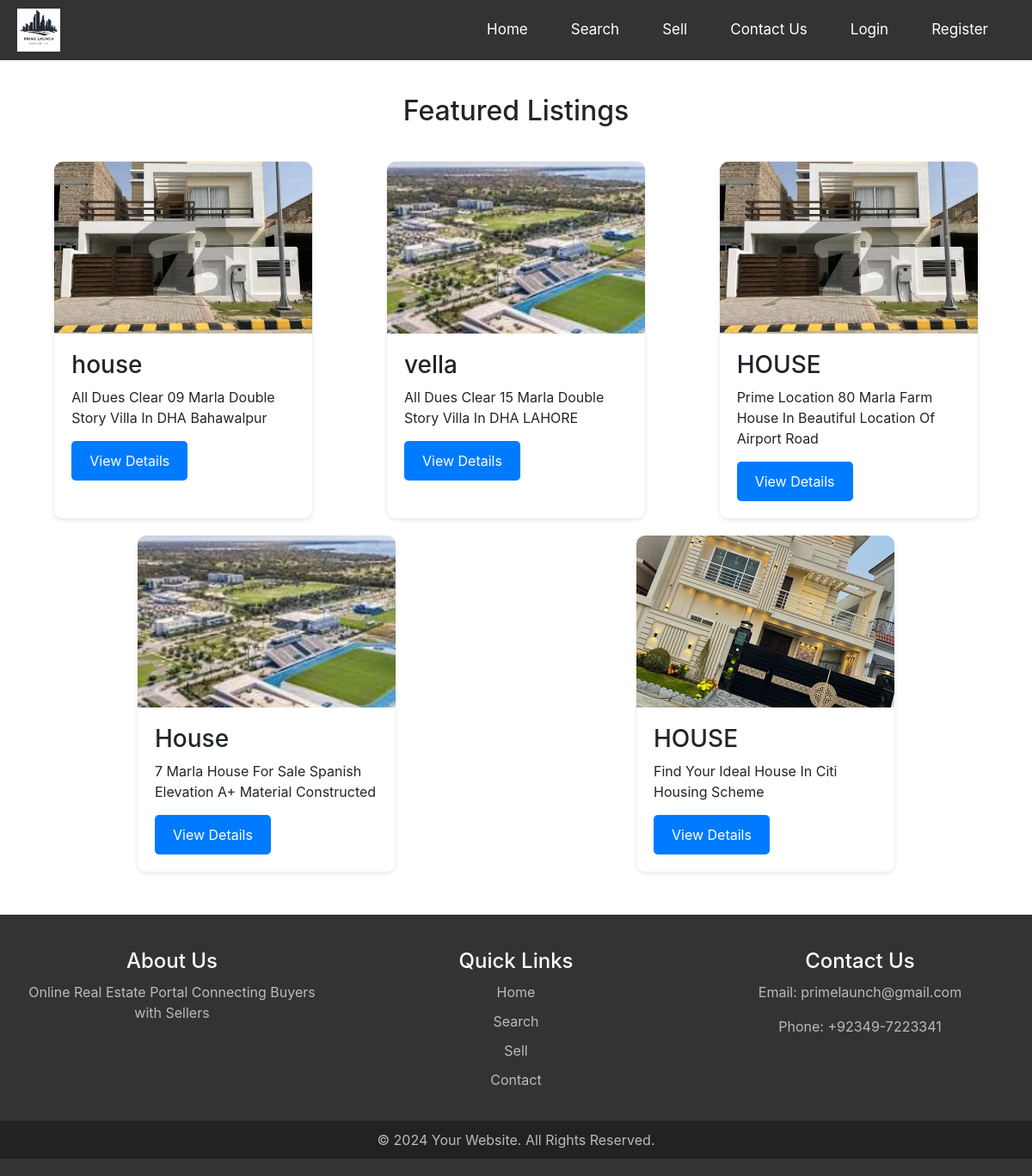
The page / on the database its author committed.
### accounts/models.py (models this page shows, shortened)
class Listing(models.Model):
    seller = models.ForeignKey(settings.AUTH_USER_MODEL, on_delete=models.CASCADE)
    title = models.CharField(max_length=200)
    description = models.TextField()
    address = models.CharField(max_length=200)
    city = models.CharField(max_length=100)
    state = models.CharField(max_length=100)
    zip_code = models.CharField(max_length=10)
    price = models.IntegerField()
    bedrooms = models.IntegerField()
    bathrooms = models.IntegerField()
    square_feet = models.IntegerField()
    year_built = models.IntegerField()
    photo_main = models.ImageField(upload_to='property_photos')
    photo_1 = models.ImageField(blank=True, upload_to='property_photos')
    photo_2 = models.ImageField(blank=True, upload_to='property_photos')
    photo_3 = models.ImageField(blank=True, upload_to='property_photos')
    photo_4 = models.ImageField(blank=True, upload_to='property_photos')
    photo_5 = models.ImageField(blank=True, upload_to='property_photos')
    photo_6 = models.ImageField(blank=True, upload_to='property_photos')
    list_date = models.DateTimeField(auto_now_add=True)
    phone_number = models.CharField(max_length=15, blank=False, null=True)
    email = models.EmailField(blank=False, null=True)
    is_approved = models.BooleanField(default=False)

### accounts/views.py (the view)
# urls.py: path('', views.buyer_dashboard, name='buyer_dashboard'),
def buyer_dashboard(request):
    listings = Listing.objects.filter(is_approved=True)
    return render(request, 'accounts/buyer_dashboard.html', {'listings': listings})

### accounts/templates/accounts/buyer_dashboard.html (shortened to what this page needs)
{% extends 'accounts/base.html' %}
{% block content %}
<div class="listings-section" id="featured-listings">
    <h2>Featured Listings</h2>
    <div class="listings">
        {% for listing in listings %}
        <div class="listing-card">
            <a href="{% url 'listing_detail' listing.id %}">
                <img src="{{ listing.photo_main.url }}" alt="{{ listing.title }}">
            </a>
            <div class="listing-info">
                <h3>{{ listing.title }}</h3>
                <p>{{ listing.description }}</p>
                <a href="{% url 'listing_detail' listing.id %}" class="btn">View Details</a>
            </div>
        </div>
        {% endfor %}
    </div>
</div>
{% endblock %}

### accounts/templates/accounts/base.html (shortened to what this page needs)
<!DOCTYPE html>
<html lang="en">
<head>
    {% load static %}
    <link rel="stylesheet" href="{% static 'css/style.css' %}">
    <link rel="stylesheet" href="{% static 'css/extra-style.css' %}">
    <link rel="stylesheet" href="https://stackpath.bootstrapcdn.com/bootstrap/4.5.2/css/bootstrap.min.css">
</head>
<body>
{% include 'accounts/header.html' %}
<div class="content">
    {% block content %}
    {% endblock %}
</div>
{% include 'accounts/footer.html' %}
</body>
</html>

### accounts/templates/accounts/header.html
<header>
    {% load static %}
    <div class="container">
        <div class="logo">
            <a href="{% url 'buyer_dashboard' %}">
                <img src="{% static 'img/logo1.png' %}" alt="Logo">
            </a>
        </div>
        <nav class="navbar">
            <ul class="nav-links">
                <li><a href="{% url 'buyer_dashboard' %}">Home</a></li>
                <li><a href="{% url 'search_listings' %}" class="search-button">Search</a>
                </li>
                <li>
                    <a href="{% url 'seller_dashboard' %}" id="sell-button"
                       {% if user.is_authenticated and not user.is_seller %}data-buyer{% endif %}>Sell</a>
                </li>
                <li><a href="{% url 'contact_us' %}">Contact Us</a></li>
                {% if user.is_authenticated %}
                    <li><a href="{% url 'logout' %}">Logout</a></li>
                    <li><a href="{% url 'profile' %}">{{ user.username }}</a></li>
                {% else %}
                    <li><a href="{% url 'login' %}">Login</a></li>
                    <li><a href="{% url 'register' %}">Register</a></li>
                {% endif %}
            </ul>
        </nav>
    </div>
</header>

### accounts/templates/accounts/footer.html
<footer>
    <div class="footer-content">
        <div class="footer-section">
            <h2>About Us</h2>
            <p> Online Real Estate Portal Connecting Buyers with Sellers</p>
        </div>
        <div class="footer-section">
            <h2>Quick Links</h2>
            <ul>
                <li><a href="{% url 'buyer_dashboard' %}">Home</a></li>
                <li><a href="{% url 'search_listings' %}">Search</a></li>
                <li><a href="{% url 'seller_dashboard' %}">Sell</a></li>
                <li><a href="{% url 'contact_us' %}">Contact</a></li>
            </ul>
        </div>
        <div class="footer-section">
            <h2>Contact Us</h2>
            <p>Email: primelaunch@gmail.com</p>
            <p>Phone: +92349-7223341</p>
        </div>
    </div>
    <div class="footer-bottom">
        <p>&copy; 2024 Your Website. All Rights Reserved.</p>
    </div>
</footer>

### mystaticfiles/css/style.css (style rules this page uses)
body { font-family: Arial, sans-serif; margin: 0; padding: 0; box-sizing: border-box; }
header { background-color: #333; color: white; padding: 10px 0; }
header .container { display: flex; justify-content: space-between; align-items: center; max-width: 1200px; margin: 0 auto; padding: 0 20px; }
header .logo img { height: 50px; }
.navbar { display: flex; align-items: center; }
.navbar .nav-links { list-style: none; margin: 0; padding: 0; display: flex; }
.navbar .nav-links li { margin-left: 20px; }
.navbar .nav-links li a { color: white; text-decoration: none; font-size: 17px; padding: 10px 15px; border-radius: 5px; }
footer { background-color: #333; color: white; padding: 20px 0; text-align: center; }
.footer-content { display: flex; justify-content: space-around; align-items: flex-start; padding: 20px 0; max-width: 1200px; margin: 0 auto; }
.footer-section { flex: 1; padding: 0 20px; }
.footer-section h2 { font-size: 1.5em; margin-bottom: 10px; }
.footer-section p, .footer-section ul, .footer-section a { color: #bbb; }
.footer-section ul { list-style: none; padding: 0; }
.footer-section ul li { margin-bottom: 10px; }
.footer-section ul li a { color: #bbb; text-decoration: none; }
.footer-bottom { background-color: #222; color: #bbb; padding: 10px 0; }
.footer-bottom p { margin: 0; }
.container { max-width: 1200px; margin: 0 auto; padding: 20px; }

### mystaticfiles/css/extra-style.css (style rules this page uses)
.listings-section { padding: 40px 20px; }
.listings-section h2 { text-align: center; margin-bottom: 30px; }
.listings { display: flex; flex-wrap: wrap; justify-content: space-around; }
.listing-card { background-color: white; border-radius: 10px; box-shadow: 0 2px 5px rgba(0, 0, 0, 0.1); margin: 10px; width: 300px; overflow: hidden; }
.listing-card img { width: 100%; height: 200px; object-fit: cover; }
.listing-info { padding: 20px; }
.listing-info h3 { margin-top: 0; }
.listing-info p { margin: 5px 0; }
.listing-info .btn { display: inline-block; margin-top: 10px; padding: 10px 20px; background-color: #007bff; color: white; text-decoration: none; border-radius: 5px; }

### rows shown on the page
Listing: photo_main (picture), title "house", description "All Dues Clear 09 Marla Double Story Villa In DHA Bahawalpur"
Listing: photo_main (picture), title "vella", description "All Dues Clear 15 Marla Double Story Villa In DHA LAHORE"
Listing: photo_main (picture), title "HOUSE", description "Prime Location 80 Marla Farm House In Beautiful Location Of Airport Road"
Listing: photo_main (picture), title "House", description "7 Marla House For Sale Spanish Elevation A+ Material Constructed"
Listing: photo_main (picture), title "HOUSE", description "Find Your Ideal House In Citi Housing Scheme"
